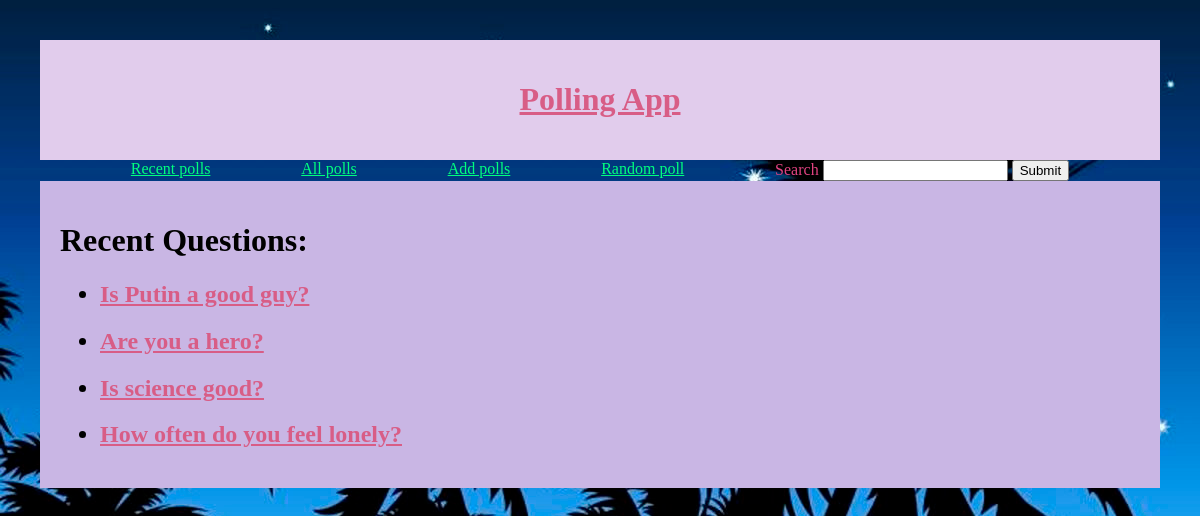
Screenshot of /polls/ with the database file from the repository.
### polls/models.py (models this page shows, shortened)
class Question(models.Model):
    question_text = models.CharField(max_length=128)
    pub_date = models.DateTimeField()
    author = models.CharField(max_length=32)
    opened = models.BooleanField(default=True)
    def was_published_recently(self):
        now = timezone.now()
        return (now - datetime.timedelta(days=1))<= self.pub_date <=now
    was_published_recently.admin_order_field = 'pub_date'
    was_published_recently.boolean = True
    was_published_recently.short_description = 'Published recently?'

### polls/views.py (the view)
# urls.py: path('',views.index,name="index"),
def index(request):
    return render(request, "polls/index.html",{
        "latest_question_list": latest_question_list,
        "random_question":random_question,
    })

### polls/templates/polls/index.html
{% extends 'polls/layout.html' %}
{% block body %}
    <div>
        <h1>Recent Questions: </h1>
        {% if latest_question_list %}
            <ul>
                {% for question in latest_question_list %}
                    {% if question.choice_set.all %}
                        <h2><li>
                            <a href="{% url 'polls:detail' question.id %}">{{ question.question_text }}</a>
                        </li></h2>
                    {% endif %}
                    {% empty %}
                    <h1>No entries yet.</h1>
                {% endfor %}
            </ul>
        {% else %}
        No polls are available.
        {% endif %}
    </div>
</div>
{% endblock %}

### polls/static/polls/styles.css (style rules this page uses)
body { background-color: #be9fe1; background: white url("images/love.JPG") no-repeat; font-family: Cambria, Cochin, Georgia, Times, "Times New Roman", sans-serif; display: grid; margin: 40px; }
a { color: rgb(216, 93, 134); }

### rows the page displays
Question: question_text "Is Putin a good guy?"
Question: question_text "Are you a hero?"
Question: question_text "Is science good?"
Question: question_text "How often do you feel lonely?"
